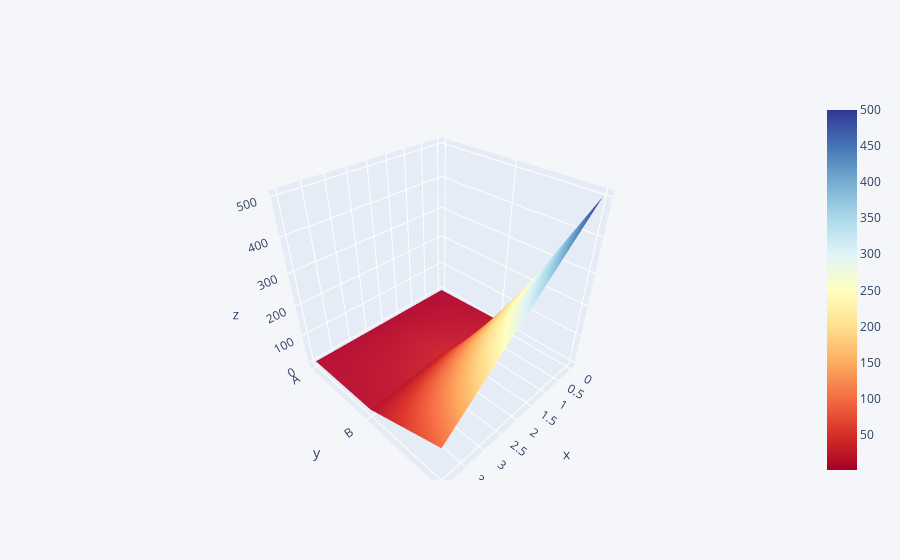

This figure's notebook cell:
### Code cell
df3 = pd.DataFrame({"A": [1, 2, 3, 4, 5], "B": [
                   10, 20, 30, 20, 10], "C": [500, 400, 300, 200, 100]})
# df3.iplot(kind="surface", colorscale="rdylbu")

### Figure 1 — Plotly figure (JSON) as saved in the notebook; plotly's stock layout.template omitted (floating-point values rounded to 4 significant figures)
{"data": [{"colorscale": [[0, "rgb(165,0,38)"], [0.1, "rgb(215,48,39)"], [0.2, "rgb(244,109,67)"], [0.3, "rgb(253,174,97)"], [0.4, "rgb(254,224,144)"], [0.5, "rgb(255,255,191)"], [0.6, "rgb(224,243,248)"], [0.7, "rgb(171,217,233)"], [0.8, "rgb(116,173,209)"], [0.9, "rgb(69,117,180)"], [1, "rgb(49,54,149)"]], "type": "surface", "x": [0, 1, 2, 3, 4], "y": ["A", "B", "C"], "z": [[1, 2, 3, 4, 5], [10, 20, 30, 20, 10], [500, 400, 300, 200, 100]]}], "layout": {"legend": {"bgcolor": "#F5F6F9", "font": {"color": "#4D5663"}}, "paper_bgcolor": "#F5F6F9", "plot_bgcolor": "#F5F6F9", "title": {"font": {"color": "#4D5663"}}, "xaxis": {"gridcolor": "#E1E5ED", "showgrid": true, "tickfont": {"color": "#4D5663"}, "title": {"font": {"color": "#4D5663"}, "text": ""}, "zerolinecolor": "#E1E5ED"}, "yaxis": {"gridcolor": "#E1E5ED", "showgrid": true, "tickfont": {"color": "#4D5663"}, "title": {"font": {"color": "#4D5663"}, "text": ""}, "zerolinecolor": "#E1E5ED"}}}
